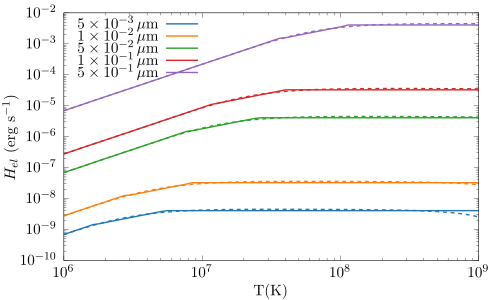

Recreate this plot in gnuplot.
load "../turbo.pal"
set terminal cairolatex standalone size 5in,3in
set output "contribution.tex"
set datafile separator ','
set colorsequence podo


set logscale xy
set format xy '$10^{%L}$'
set key top left
set xlabel 'T(K)'
set ylabel '$H_{el}$ (erg s$^{-1}$)'
set xrange [1e6:1e9]

plot "dc_a0005.dat" u 1:7 w l t "$5\\times 10^{-3} \\, \\mu$m" ls 1,\
     "dc_a0010.dat" u 1:7 w l t "$1\\times 10^{-2} \\, \\mu$m" ls 2,\
     "dc_a0050.dat" u 1:7 w l t "$5\\times 10^{-2} \\, \\mu$m" ls 3,\
     "dc_a0100.dat" u 1:7 w l t "$1\\times 10^{-1} \\, \\mu$m" ls 4,\
     "dc_a0500.dat" u 1:7 w l t "$5\\times 10^{-1} \\, \\mu$m" ls 5,\
     "dc_a0005.dat" u 1:4 notitle w l ls 1 dashtype "-",\
     "dc_a0010.dat" u 1:4 notitle w l ls 2 dashtype "-",\
     "dc_a0050.dat" u 1:4 notitle w l ls 3 dashtype "-",\
     "dc_a0100.dat" u 1:4 notitle w l ls 4 dashtype "-",\
     "dc_a0500.dat" u 1:4 notitle w l ls 5 dashtype "-"
